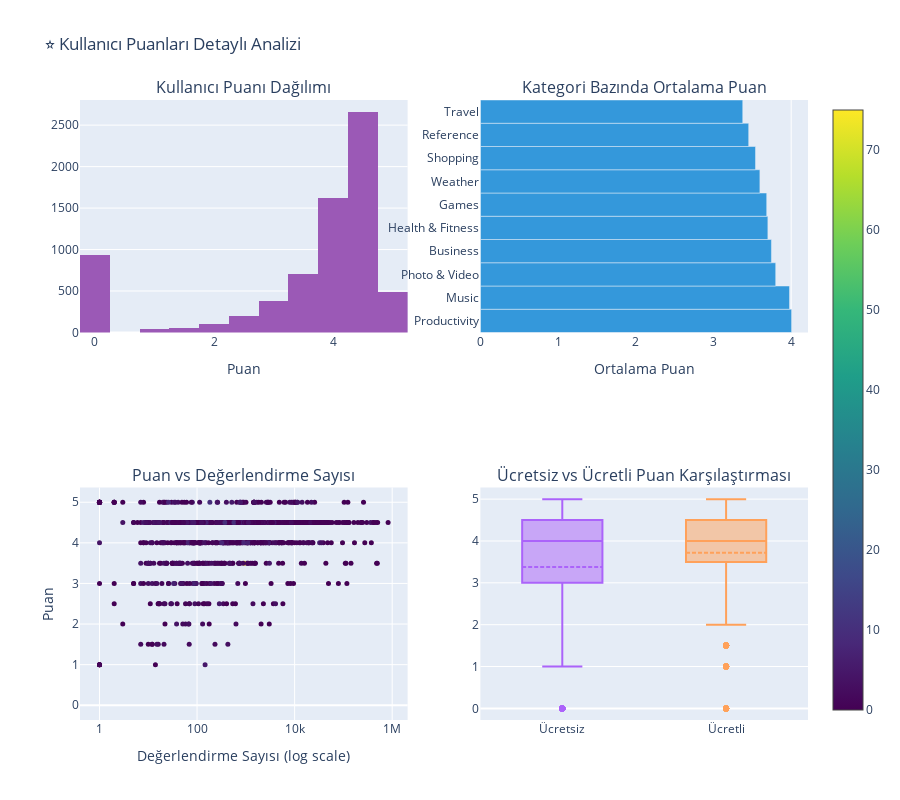

The cell this chart's notebook holds for it:
### Markdown cell above
### 4.3 Kullanıcı Puanları Analizi

### Code cell
# Puan dağılımı
fig = make_subplots(
    rows=2, cols=2,
    subplot_titles=(
        'Kullanıcı Puanı Dağılımı',
        'Kategori Bazında Ortalama Puan',
        'Puan vs Değerlendirme Sayısı',
        'Ücretsiz vs Ücretli Puan Karşılaştırması'
    )
)

# 1. Puan dağılımı histogramı
fig.add_trace(
    go.Histogram(
        x=df_apps['user_rating'],
        nbinsx=20,
        marker_color='#9b59b6',
        name='Puan Dağılımı'
    ),
    row=1, col=1
)

# 2. Kategori bazında ortalama puan
category_ratings = df_apps.groupby('prime_genre')['user_rating'].mean().sort_values(ascending=False).head(10)
fig.add_trace(
    go.Bar(
        x=category_ratings.values,
        y=category_ratings.index,
        orientation='h',
        marker_color='#3498db',
        name='Ortalama Puan'
    ),
    row=1, col=2
)

# 3. Puan vs Değerlendirme sayısı scatter
sample_data = df_apps.sample(min(1000, len(df_apps)))
fig.add_trace(
    go.Scatter(
        x=sample_data['rating_count_tot'],
        y=sample_data['user_rating'],
        mode='markers',
        marker=dict(
            size=5,
            color=sample_data['price'],
            colorscale='viridis',
            showscale=True
        ),
        name='Apps'
    ),
    row=2, col=1
)

# 4. Ücretsiz vs Ücretli box plot
df_apps['is_free'] = df_apps['price'] == 0
for is_free, name in [(True, 'Ücretsiz'), (False, 'Ücretli')]:
    data = df_apps[df_apps['is_free'] == is_free]['user_rating']
    fig.add_trace(
        go.Box(
            y=data,
            name=name,
            boxmean=True
        ),
        row=2, col=2
    )

fig.update_layout(
    title_text='⭐ Kullanıcı Puanları Detaylı Analizi',
    height=800,
    showlegend=False
)

fig.update_xaxes(title_text='Puan', row=1, col=1)
fig.update_xaxes(title_text='Ortalama Puan', row=1, col=2)
fig.update_xaxes(title_text='Değerlendirme Sayısı (log scale)', type='log', row=2, col=1)
fig.update_yaxes(title_text='Puan', row=2, col=1)

fig.show()

### Figure 1 — Plotly figure (JSON) as saved in the notebook; plotly's stock layout.template omitted (floating-point values rounded to 4 significant figures; data arrays with more than 128 entries replaced by an {"elided": "..."} marker saying what was removed)
{"data": [{"marker": {"color": "#9b59b6"}, "name": "Puan Dağılımı", "nbinsx": 20, "type": "histogram", "x": {"elided": "7197 float values"}, "xaxis": "x", "yaxis": "y"}, {"marker": {"color": "#3498db"}, "name": "Ortalama Puan", "orientation": "h", "type": "bar", "x": [4.006, 3.978, 3.801, 3.746, 3.7, 3.685, 3.597, 3.541, 3.453, 3.377], "xaxis": "x2", "y": ["Productivity", "Music", "Photo & Video", "Business", "Health & Fitness", "Games", "Weather", "Shopping", "Reference", "Travel"], "yaxis": "y2"}, {"marker": {"color": {"elided": "1000 float values"}, "colorscale": [[0, "#440154"], [0.1111, "#482878"], [0.2222, "#3e4989"], [0.3333, "#31688e"], [0.4444, "#26828e"], [0.5556, "#1f9e89"], [0.6667, "#35b779"], [0.7778, "#6ece58"], [0.8889, "#b5de2b"], [1, "#fde725"]], "showscale": true, "size": 5}, "mode": "markers", "name": "Apps", "type": "scatter", "x": {"elided": "1000 int values"}, "xaxis": "x3", "y": {"elided": "1000 float values"}, "yaxis": "y3"}, {"boxmean": true, "name": "Ücretsiz", "type": "box", "xaxis": "x4", "y": {"elided": "4056 float values"}, "yaxis": "y4"}, {"boxmean": true, "name": "Ücretli", "type": "box", "xaxis": "x4", "y": {"elided": "3141 float values"}, "yaxis": "y4"}], "layout": {"annotations": [{"font": {"size": 16}, "showarrow": false, "text": "Kullanıcı Puanı Dağılımı", "x": 0.225, "xanchor": "center", "xref": "paper", "y": 1, "yanchor": "bottom", "yref": "paper"}, {"font": {"size": 16}, "showarrow": false, "text": "Kategori Bazında Ortalama Puan", "x": 0.775, "xanchor": "center", "xref": "paper", "y": 1, "yanchor": "bottom", "yref": "paper"}, {"font": {"size": 16}, "showarrow": false, "text": "Puan vs Değerlendirme Sayısı", "x": 0.225, "xanchor": "center", "xref": "paper", "y": 0.375, "yanchor": "bottom", "yref": "paper"}, {"font": {"size": 16}, "showarrow": false, "text": "Ücretsiz vs Ücretli Puan Karşılaştırması", "x": 0.775, "xanchor": "center", "xref": "paper", "y": 0.375, "yanchor": "bottom", "yref": "paper"}], "height": 800, "showlegend": false, "title": {"text": "⭐ Kullanıcı Puanları Detaylı Analizi"}, "xaxis": {"anchor": "y", "domain": [0, 0.45], "title": {"text": "Puan"}}, "xaxis2": {"anchor": "y2", "domain": [0.55, 1], "title": {"text": "Ortalama Puan"}}, "xaxis3": {"anchor": "y3", "domain": [0, 0.45], "title": {"text": "Değerlendirme Sayısı (log scale)"}, "type": "log"}, "xaxis4": {"anchor": "y4", "domain": [0.55, 1]}, "yaxis": {"anchor": "x", "domain": [0.625, 1]}, "yaxis2": {"anchor": "x2", "domain": [0.625, 1]}, "yaxis3": {"anchor": "x3", "domain": [0, 0.375], "title": {"text": "Puan"}}, "yaxis4": {"anchor": "x4", "domain": [0, 0.375]}}}
